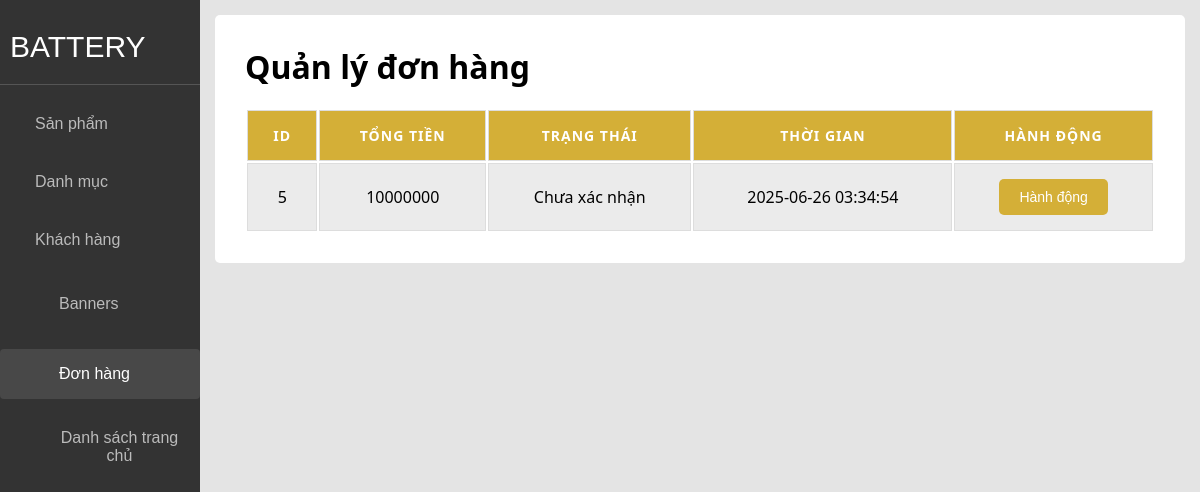
The page /N2pQo6CoUp4GAZ_vR_BiNw/index.php?page=Orders on the database as committed earlier.
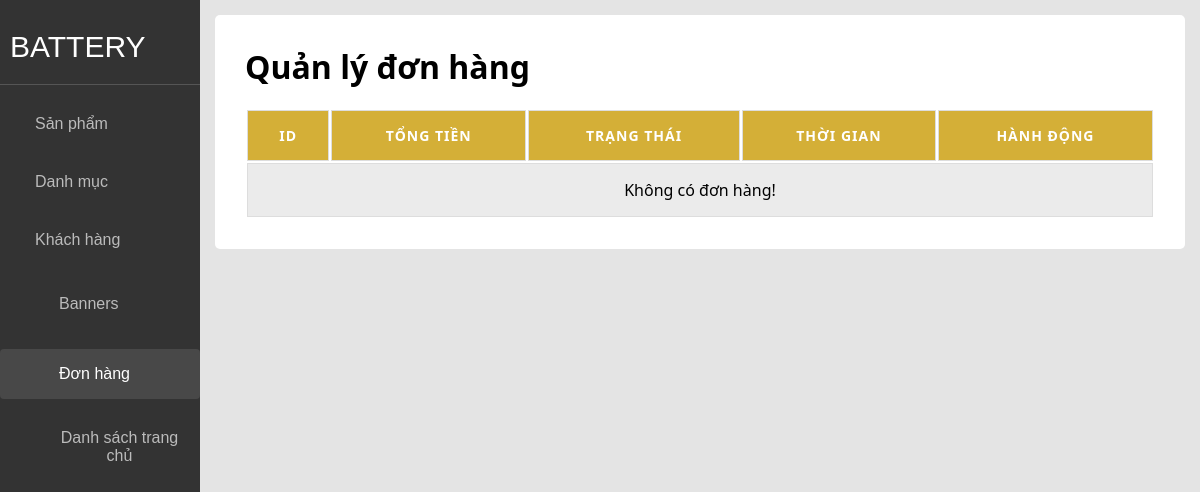
The same page on the database as committed later.
### tables this page shows
CREATE TABLE `don_hang` (
  `id` int(11) NOT NULL,
  `khach_hang_id` int(11) NOT NULL,
  `tong_tien` int(11) NOT NULL,
  `trang_thai` enum('Unconfirmed','Confirmed','Cancel','') NOT NULL DEFAULT 'Unconfirmed',
  `ngay_tao` timestamp NOT NULL DEFAULT current_timestamp(),
  `ngay_cap_nhat` timestamp NOT NULL DEFAULT current_timestamp() ON UPDATE current_timestamp(),
  `ghi_chu` text NOT NULL,
  `dia_chi_id` int(11) NOT NULL
);

### app/models/OrderModel.php (called while the page is built, shortened)
<?php
function getAllOrders() {
    try {
        $conn = connection();
        $query = "SELECT * FROM don_hang";
        $stmt = $conn->prepare($query);
        $stmt->execute();
        return $stmt->fetchAll(PDO::FETCH_ASSOC);
    } catch (PDOException $e) {
        return [];
    }
}
?>

### N2pQo6CoUp4GAZ_vR_BiNw/Orders.php (the view, shortened to what this page needs)
<?php
$orders= getAllOrders();
?>
<div class="page">
  <h1>Quản lý đơn hàng</h1>
  <div class="order-container">
    <table>
    <tr class="title">
        <th>ID</th>
        <th>Tổng tiền</th>
        <th>Trạng thái</th>
        <th>Thời gian</th>
        <th>Hành động</th>
    </tr>
    <?php if (!empty($orders)){
    foreach ($orders as $order) {
        $trang_thai_map = [
            'Unconfirmed' => 'Chưa xác nhận',
            'Confirmed' => 'Đã xác nhận',
            'Cancel' => 'Đã hủy'
        ];
        $trang_thai = $trang_thai_map[$order['trang_thai']] ?? 'Không xác định';
    ?>
    <tr>
        <td><?= htmlspecialchars($order['id']) ?></td>
        <td><?= htmlspecialchars($order['tong_tien']) ?></td>
        <td><?= $trang_thai ?></td>
        <td><?= htmlspecialchars($order['ngay_tao']) ?></td>
        <?php if ($trang_thai == 'Chưa xác nhận') { ?>
            <td>
                <div class="dropdown">
                    <button class="dropbtn">Hành động</button>
                </div>
            </td>
        <?php } ?>
    </tr>
    <?php } }
    else {echo '<tr><td colspan="9">Không có đơn hàng!</td></tr>';}
    ?>
</table>
  </div>
</div>

Rows that differ between the two databases and show on the page:
removed don_hang: id "5", tong_tien "10000000", trang_thai "Chưa xác nhận", ngay_tao "2025-06-26 03:34:54"
Other text that changed with them:
text now shown: "Không có đơn hàng!"
